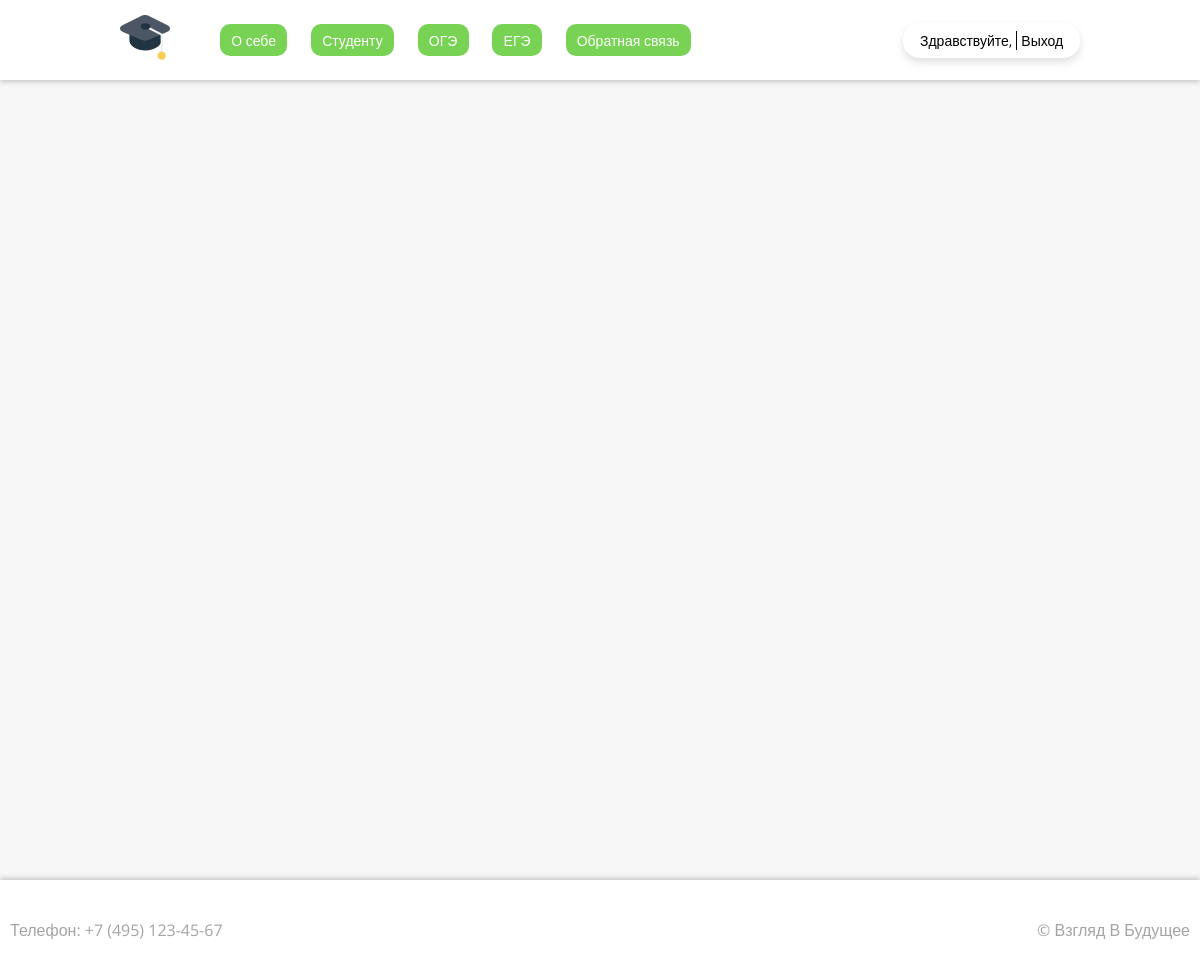
/polls/ (signed in), run on an earlier commit of the app's database.
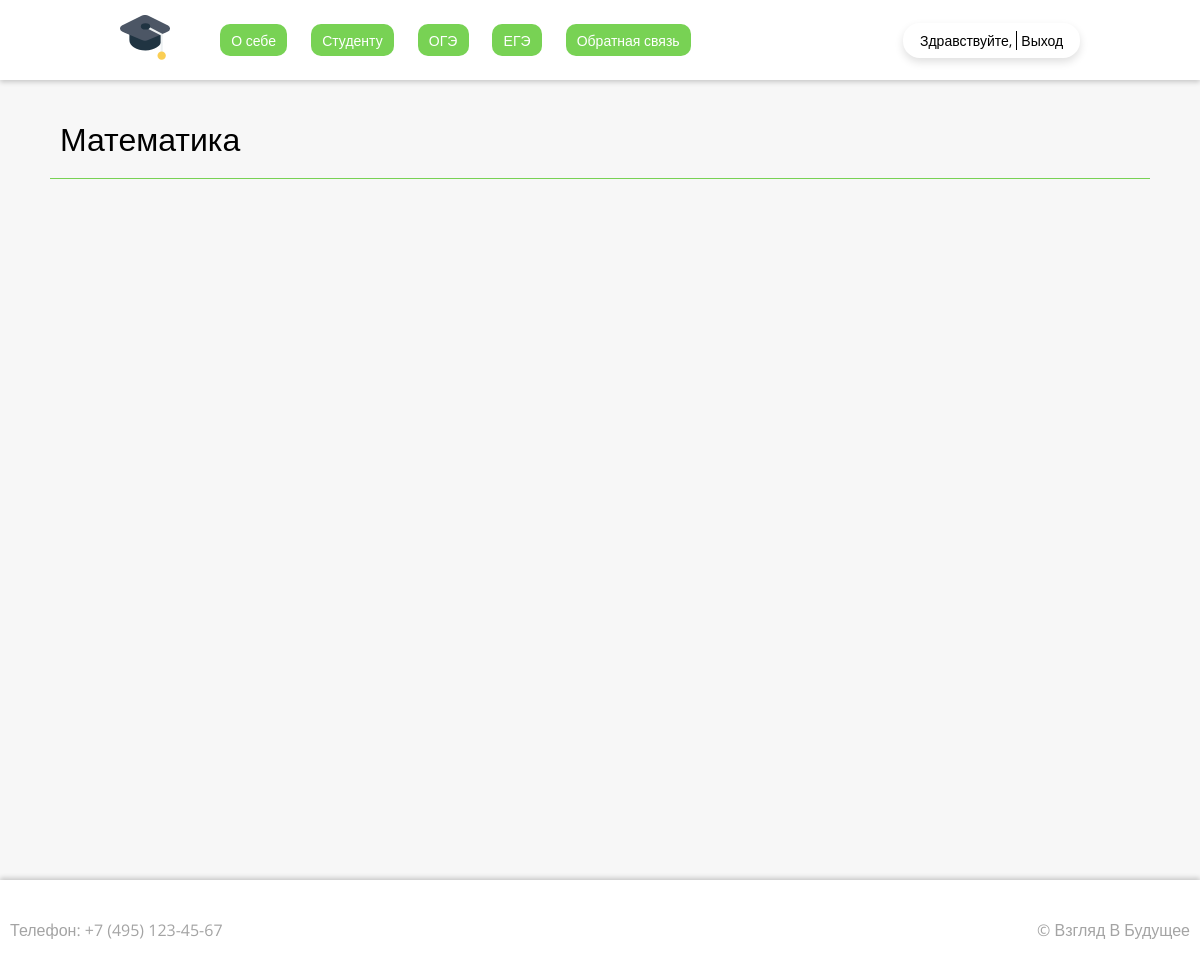
And on a later commit of the database.
### polls/models.py (models this page shows, shortened)
class Profile(models.Model):
    id = models.UUIDField(primary_key=True, default=uuid.uuid4, editable=False)
    name = models.CharField(max_length=200, verbose_name='Название теста')
    class Meta:
        verbose_name = 'Тесты'
        verbose_name_plural = 'Тесты'
    def get_absolute_url(self):
        return reverse('book_detail', kwargs={'pk': str(self.pk)})

### polls/views.py (the view)
# urls.py: path('', PollsListView.as_view(), name='polls'),
class PollsListView(LoginRequiredMixin, ListView):
    model = Profile
    context_object_name = 'polls_list'
    template_name = 'polls/list_polls.html'
    login_url = 'login'

### content/templates/polls/list_polls.html (shortened to what this page needs)
{% extends 'base.html' %}
{% load static %}
{% block style %}<link rel="stylesheet" type="text/css" href="{% static 'css/polls_style.css' %}">{% endblock style %}
{% block content %}
    <section class="polls">
        {% for polls in polls_list %}
            <div class="test-link">
                <h2><a href="{{ polls.get_absolute_url }}">{{ polls.name }}</a></h2>
            </div>
        {% endfor %}
    </section>
{% endblock content %}

What changed in the data, as far as the page shows it:
added Profile: name "Математика"
